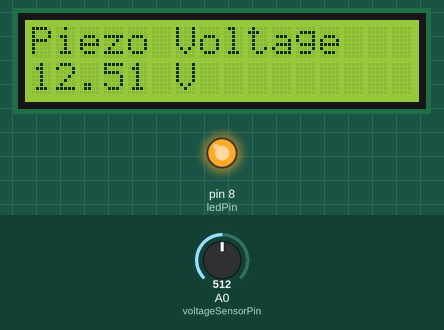
Recording of a sketch running on a simulated Arduino Uno, built with avr-gcc and run on an emulated ATmega328P. On the bench: 16×2 character LCD, output pins drawn as LEDs (lit = HIGH). Inputs (shaded band) come from the test bench; at power-on: A0 (voltageSensorPin) = 512. What the sketch prints to the serial monitor is not drawn.

Above: at 1.2 s.
1.3 s: A0 (voltageSensorPin) set to 183
At 2.7 s:
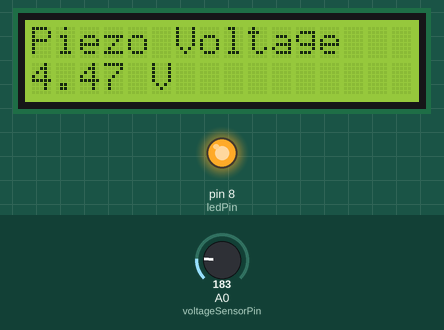
3.1 s: A0 (voltageSensorPin) set to 170
At 4.3 s:
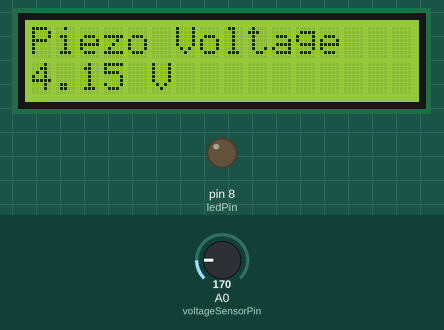
4.9 s: A0 (voltageSensorPin) set to 511
At 6.1 s:
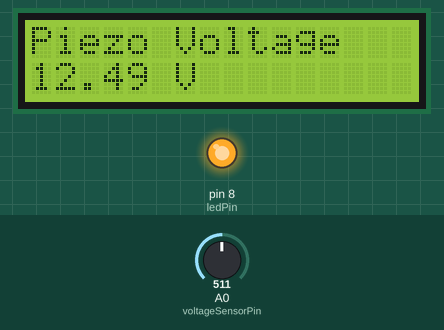
6.5 s: A0 (voltageSensorPin) set to 330
At 7.9 s:
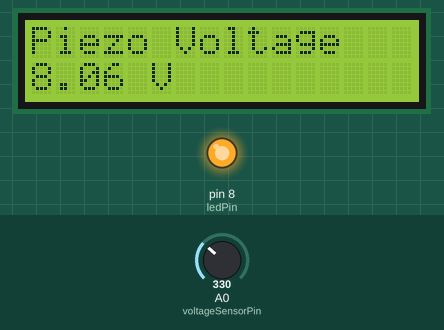
8.3 s: A0 (voltageSensorPin) set to 312
At 9.7 s:
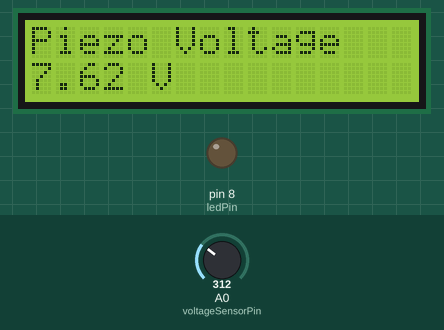
Timing chart, 0 to 11.3 s (numbered marks = the images above; inputs shaded):
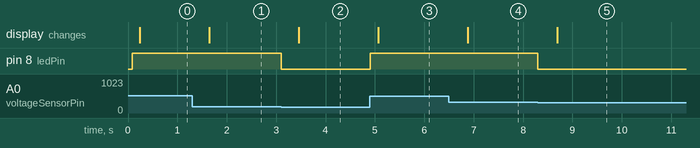

The sketch:

StepPower.ino
```cpp
/*
 * StepPower - Smart Footstep Energy Monitoring System
 * ---------------------------------------------------
 * Arduino UNO + 6 piezo discs (parallel) + bridge rectifier
 * + smoothing capacitor + 0-25 V voltage sensor on A0
 * + 16x2 I2C LCD (0x27) + status LED on D8
 *
 * Serial output at 9600 baud, one line every 200 ms (~5 Hz):
 *
 *   V:1.24,STEP:3
 *
 *   V    = peak voltage measured inside the last 200 ms window
 *   STEP = cumulative step count (1 press on the sensor = 1 step)
 *
 * The ADC is sampled every 5 ms and only the window peak is reported.
 * A piezo pulse lasts a few milliseconds, so a 200 ms sample rate used
 * to miss the spike entirely - that is why readings stayed near 0.05 V.
 *
 * Step detection: a rising edge that crosses the adaptive noise floor by
 * STEP_THRESHOLD, with hysteresis + 500 ms debounce, so one press counts
 * exactly once.
 *
 * If the peak still never exceeds ~0.1 V when pressing hard, the
 * smoothing capacitor is eating the piezo charge: replace the 10 uF
 * capacitor with 0.1 uF - 1 uF (or remove it).
 */

#include <Wire.h>
#include <LiquidCrystal_I2C.h>

LiquidCrystal_I2C lcd(0x27, 16, 2);

const int voltageSensorPin = A0;
const int ledPin = 8;

// Volts the signal must rise above the idle noise floor to count a step.
// Lower it (e.g. 0.06) if your presses stay weaker than this.
const float STEP_THRESHOLD = 0.10;
const unsigned long STEP_DEBOUNCE_MS = 500;    // ms - one press counted once
const unsigned long SAMPLE_INTERVAL_MS = 5;    // ms - catches short spikes
const unsigned long REPORT_INTERVAL_MS = 200;  // ms - LCD + serial rate

int stepCount = 0;
bool stepArmed = true;
unsigned long lastStepMs = 0;

float baseline = 0.0;     // adaptive noise floor
float windowPeak = 0.0;   // highest voltage in the current window
unsigned long lastReportMs = 0;

void setup() {
  Serial.begin(9600);

  pinMode(ledPin, OUTPUT);
  digitalWrite(ledPin, LOW);

  lcd.init();
  lcd.backlight();
  lcd.clear();

  lcd.setCursor(0, 0);
  lcd.print("Piezo Voltage");

  lcd.setCursor(0, 1);
  lcd.print("0.00 V");
}

void loop() {
  unsigned long now = millis();

  int rawValue = analogRead(voltageSensorPin);

  // Convert A0 reading to voltage
  float sensorVoltage = (rawValue * 5.0) / 1023.0;

  // 0-25V voltage sensor
  float actualVoltage = sensorVoltage * 5.0;

  // Adaptive noise floor: drops immediately with the signal, creeps up
  // very slowly while the signal is high, so the step trigger is always
  // measured against the idle level instead of a fixed constant.
  if (actualVoltage < baseline) {
    baseline = actualVoltage;
  } else {
    baseline += (actualVoltage - baseline) * 0.002;
  }

  // Peak-hold inside the reporting window - never miss a short spike
  if (actualVoltage > windowPeak) {
    windowPeak = actualVoltage;
  }

  // Step detection: hysteresis + debounce => 1 press = 1 step
  if (stepArmed && (now - lastStepMs) >= STEP_DEBOUNCE_MS &&
      actualVoltage >= baseline + STEP_THRESHOLD) {
    stepCount++;
    lastStepMs = now;
    stepArmed = false;
  }
  if (!stepArmed && actualVoltage < baseline + STEP_THRESHOLD * 0.5) {
    stepArmed = true;
  }

  // LED turns ON when pressure is detected
  if (actualVoltage >= baseline + STEP_THRESHOLD) {
    digitalWrite(ledPin, HIGH);
  } else {
    digitalWrite(ledPin, LOW);
  }

  // LCD + serial, once per report window
  if (now - lastReportMs >= REPORT_INTERVAL_MS) {
    lastReportMs = now;
    float reportedVoltage = windowPeak;
    windowPeak = 0.0;

    lcd.setCursor(0, 0);
    lcd.print("Piezo Voltage   ");

    lcd.setCursor(0, 1);
    lcd.print("                ");
    lcd.setCursor(0, 1);
    lcd.print(reportedVoltage, 2);
    lcd.print(" V");

    // Structured serial line for the dashboard
    Serial.print("V:");
    Serial.print(reportedVoltage, 2);
    Serial.print(",STEP:");
    Serial.println(stepCount);
  }

  delay(SAMPLE_INTERVAL_MS);
}
```

Measured:
- the behaviour switches between 171 and 170 on A0 (voltageSensorPin) (found by bisection; images 1 and 2)
- the behaviour switches between 313 and 312 on A0 (voltageSensorPin) (found by bisection; images 4 and 5)
- after the input at 1.3 s, the display: changes after 0.35 s (image 1)
- after the input at 3.1 s, pin 8 (ledPin): HIGH → LOW at once; the display: changes after 0.36 s (image 2)
- after the input at 4.9 s, pin 8 (ledPin): LOW → HIGH at once; the display: changes after 0.17 s (image 3)
- after the input at 6.5 s, the display: changes after 0.38 s (image 4)
- after the input at 8.3 s, pin 8 (ledPin): HIGH → LOW at once; the display: changes after 0.40 s (image 5)
